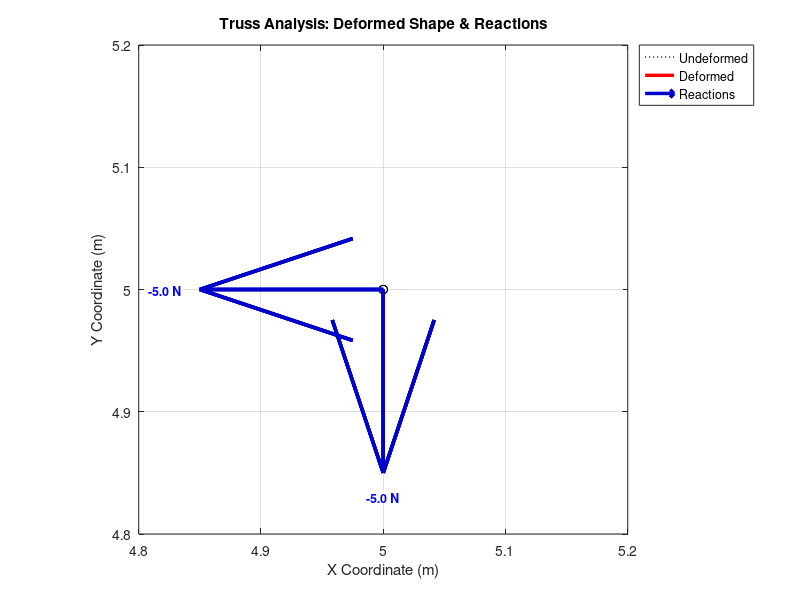

Here is the MATLAB script that generated this plot:
function truss_analysis_enhanced()
    clc; clear; close all;

    %% Input Parameters
    disp('=== TRUSS ANALYSIS PROGRAM ===');

    % Node information
    num_nodes = input('Enter the number of nodes: ');
    nodes = zeros(num_nodes, 2);
    disp('Enter node coordinates as [x y]:');
    for i = 1:num_nodes
        nodes(i,:) = input(sprintf('  Node %d: ', i));
    end

    % Element information
    num_elements = input('Enter the number of elements: ');
    elements = zeros(num_elements, 2);
    disp('Enter element connectivity as [Node1 Node2]:');
    for i = 1:num_elements
        elements(i,:) = input(sprintf('  Element %d: ', i));
    end

    % Material properties
    num_E = input('How many different Young''s moduli are there? ');
    E_values = zeros(num_E, 1);
    for i = 1:num_E
        E_values(i) = input(sprintf('  Young''s Modulus %d (Pa): ', i));
    end

    num_A = input('How many different cross-sectional areas are there? ');
    A_values = zeros(num_A, 1);
    for i = 1:num_A
        A_values(i) = input(sprintf('  Cross-sectional area %d (m^2): ', i));
    end

    % Assign properties to elements
    E = zeros(num_elements, 1);
    A = zeros(num_elements, 1);
    disp('Assign properties to each element:');
    for i = 1:num_elements
        fprintf('\nElement %d (Nodes %d-%d):\n', i, elements(i,1), elements(i,2));

        % Young's modulus assignment
        if num_E > 1
            fprintf('Available Young''s moduli:\n');
            for j = 1:num_E
                fprintf('  %d: %.2e Pa\n', j, E_values(j));
            end
            e_idx = input('  Select Young''s modulus (enter index): ');
            E(i) = E_values(e_idx);
        else
            E(i) = E_values(1);
        end

        % Area assignment
        if num_A > 1
            fprintf('Available cross-sectional areas:\n');
            for j = 1:num_A
                fprintf('  %d: %.2e m²\n', j, A_values(j));
            end
            a_idx = input('  Select cross-sectional area (enter index): ');
            A(i) = A_values(a_idx);
        else
            A(i) = A_values(1);
        end
    end

    % Forces
    forces = zeros(2*num_nodes, 1);
    disp('\nEnter forces at each node as [Fx Fy] (enter 0 if no force):');
    for i = 1:num_nodes
        f = input(sprintf('  Force at Node %d: ', i));
        forces(2*i-1:2*i) = f(:);
    end

    % Boundary conditions
    fixed_dofs = zeros(2*num_nodes, 1);
    disp('\nEnter boundary conditions as [Ux Uy] (1 = fixed, 0 = free):');
    for i = 1:num_nodes
        bc = input(sprintf('  Node %d (Fixed/Free): ', i));
        fixed_dofs(2*i-1:2*i) = bc(:);
    end

    %% Finite Element Analysis
    % Global stiffness matrix
    K = zeros(2*num_nodes, 2*num_nodes);

    for e = 1:num_elements
        n1 = elements(e,1);
        n2 = elements(e,2);
        x1 = nodes(n1,1); y1 = nodes(n1,2);
        x2 = nodes(n2,1); y2 = nodes(n2,2);

        L = sqrt((x2-x1)^2 + (y2-y1)^2);
        c = (x2-x1)/L; s = (y2-y1)/L;

        % Element stiffness matrix
        ke = (E(e)*A(e)/L) * [c^2 c*s -c^2 -c*s;
                             c*s s^2 -c*s -s^2;
                            -c^2 -c*s c^2 c*s;
                            -c*s -s^2 c*s s^2];

        % Assembly
        dof_map = [2*n1-1, 2*n1, 2*n2-1, 2*n2];
        K(dof_map, dof_map) = K(dof_map, dof_map) + ke;
    end

    % Apply boundary conditions
    free_dofs = find(~fixed_dofs);
    fixed_dofs_indices = find(fixed_dofs); % Renamed to avoid confusion
    K_red = K(free_dofs, free_dofs);
    F_red = forces(free_dofs);

    % Solve for displacements
    U_red = K_red \ F_red;

    % Full displacement vector
    U = zeros(2*num_nodes, 1);
    U(free_dofs) = U_red;

    % Calculate reactions
    R = K * U - forces; % Correct reaction calculation (R = KU - F_external)
    reactions = R(fixed_dofs_indices);

    % Member forces and stresses
    forces_member = zeros(num_elements, 1);
    stresses = zeros(num_elements, 1);

    for e = 1:num_elements
        n1 = elements(e,1);
        n2 = elements(e,2);
        x1 = nodes(n1,1); y1 = nodes(n1,2);
        x2 = nodes(n2,1); y2 = nodes(n2,2);

        L = sqrt((x2-x1)^2 + (y2-y1)^2);
        c = (x2-x1)/L; s = (y2-y1)/L;

        ue = [U(2*n1-1); U(2*n1); U(2*n2-1); U(2*n2)];
        forces_member(e) = (E(e)*A(e)/L) * [-c -s c s] * ue;
        stresses(e) = forces_member(e)/A(e);
    end

    %% Results Display
    disp(' ');
    disp('=== ANALYSIS RESULTS ===');

    % Nodal displacements
    disp('Nodal Displacements (m):');
    for i = 1:num_nodes
        fprintf('Node %d: Ux = %.4e, Uy = %.4e\n', i, U(2*i-1), U(2*i));
    end

    % Reactions
    disp(' ');
    disp('Reactions at fixed nodes (N):');
    for i = 1:length(fixed_dofs_indices)
        dof_idx = fixed_dofs_indices(i);
        node = ceil(dof_idx/2);
        dof_type = mod(dof_idx,2);
        if dof_type == 1
            fprintf('Node %d, Rx = %.2f N\n', node, reactions(i));
        else
            fprintf('Node %d, Ry = %.2f N\n', node, reactions(i));
        end
    end

    % Member forces
    disp(' ');
    disp('Member Forces (N) and Stresses (Pa):');
    for i = 1:num_elements
        fprintf('Element %d (Nodes %d-%d): Force = %.2f N, Stress = %.2e Pa\n',...
                i, elements(i,1), elements(i,2), forces_member(i), stresses(i));
    end

    %% Visualization (Enhanced for Labels and Arrow Scaling)
    figure('Name', 'Truss Analysis Results', 'Color', 'w');
    hold on; axis equal; grid on; box on;

    % --- SCALING CALCULATIONS ---
    % Determine truss size to scale graphical elements relative to the structure
    x_range = range(nodes(:,1));
    y_range = range(nodes(:,2));
    truss_size = max([x_range, y_range]);
    if truss_size == 0, truss_size = 1; end

    % Displacement scaling (exaggeration)
    max_disp = max(abs(U));
    if max_disp == 0
        disp_scale = 1;
    else
        disp_scale = 0.15 * truss_size / max_disp; % Deformed shape moves ~15% of truss size
    end

    % Arrow scaling: Make largest reaction arrow ~15% of truss size
    max_react = max(abs(reactions));
    if max_react < 1e-5, max_react = 1; end % Prevent divide by zero
    arrow_len_factor = (0.15 * truss_size) / max_react;

    % --- 1. PLOT UNDEFORMED SHAPE ---
    for i = 1:num_elements
        n1 = elements(i,1); n2 = elements(i,2);
        h_orig = plot([nodes(n1,1), nodes(n2,1)], [nodes(n1,2), nodes(n2,2)], ...
             'k:', 'LineWidth', 1, 'DisplayName', 'Undeformed');
    end

    % --- 2. PLOT DEFORMED SHAPE ---
    deformed_nodes = nodes + disp_scale*reshape(U,2,num_nodes)';
    for i = 1:num_elements
        n1 = elements(i,1); n2 = elements(i,2);
        h_def = plot([deformed_nodes(n1,1), deformed_nodes(n2,1)], ...
                     [deformed_nodes(n1,2), deformed_nodes(n2,2)], ...
                     'r-', 'LineWidth', 2.5, 'DisplayName', 'Deformed');
    end

    % --- 3. PLOT NODES ---
    plot(nodes(:,1), nodes(:,2), 'ko', 'MarkerFaceColor', 'w', 'MarkerSize', 6, 'HandleVisibility','off');

    % --- 4. TENSION / COMPRESSION MARKERS ---
    h_tens = []; h_comp = [];
    for i = 1:num_elements
        mid = mean(nodes(elements(i,:),:));
        if forces_member(i) > 1e-3
            h_tens = plot(mid(1), mid(2), 'o', 'MarkerSize', 10, ...
                'MarkerFaceColor', [1 0.6 0.6], 'MarkerEdgeColor', 'r', 'DisplayName', 'Tension');
        elseif forces_member(i) < -1e-3
            h_comp = plot(mid(1), mid(2), 'o', 'MarkerSize', 10, ...
                'MarkerFaceColor', [0.6 0.6 1], 'MarkerEdgeColor', 'b', 'DisplayName', 'Compression');
        end
    end

    % --- 5. REACTION ARROWS & LABELS ---
    h_react = [];
    for i = 1:length(fixed_dofs_indices)
        val = reactions(i);
        if abs(val) < 0.1, continue; end % Skip negligible reactions

        dof = fixed_dofs_indices(i);
        node_idx = ceil(dof/2);
        x = nodes(node_idx, 1);
        y = nodes(node_idx, 2);

        % Direction Vector
        if mod(dof, 2) == 1 % X-Force
            u_dir = val; v_dir = 0;
        else % Y-Force
            u_dir = 0; v_dir = val;
        end

        % Normalize magnitude for visualization, keep sign
        draw_length = abs(val) * arrow_len_factor;
        u_draw = sign(u_dir) * draw_length;
        v_draw = sign(v_dir) * draw_length;

        % Plot Arrow (Blue, Thick)
        % 'AutoScale','off' ensures we control exact length
        h_react = quiver(x, y, u_draw, v_draw, 0, ...
            'Color', [0 0 0.8], 'LineWidth', 2.5, 'MaxHeadSize', 0.5, ...
            'DisplayName', 'Reactions');

        % Plot Text Label
        label_txt = sprintf('%.1f N', val);

        % Offset text slightly past the arrow tip
        txt_x = x + u_draw * 1.1;
        txt_y = y + v_draw * 1.1;

        % Alignment logic based on direction
        halign = 'center'; valign = 'middle';
        if abs(u_draw) > abs(v_draw) % Horizontal arrow
            if u_draw > 0, halign = 'left'; else, halign = 'right'; end
        else % Vertical arrow
            if v_draw > 0, valign = 'bottom'; else, valign = 'top'; end
        end

        text(txt_x, txt_y, label_txt, ...
            'Color', 'b', 'FontWeight', 'bold', 'FontSize', 9, ...
            'HorizontalAlignment', halign, 'VerticalAlignment', valign, ...
            'BackgroundColor', 'w', 'EdgeColor', 'none', 'Margin', 1);
    end

    % --- 6. LEGEND & FORMATTING ---
    % Collect handles for legend to avoid duplicates
    legend_handles = [h_orig(1), h_def(1)];
    if ~isempty(h_tens), legend_handles(end+1) = h_tens(1); end
    if ~isempty(h_comp), legend_handles(end+1) = h_comp(1); end
    if ~isempty(h_react), legend_handles(end+1) = h_react(1); end

    legend(legend_handles, 'Location', 'bestoutside');

    % Pad axis limits so arrows/text don't get cut off
    padding = 0.2 * truss_size;
    xlim([min(nodes(:,1))-padding, max(nodes(:,1))+padding]);
    ylim([min(nodes(:,2))-padding, max(nodes(:,2))+padding]);

    title('Truss Analysis: Deformed Shape & Reactions');
    xlabel('X Coordinate (m)');
    ylabel('Y Coordinate (m)');

    hold off;
end
